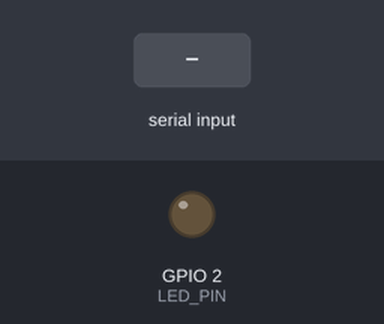
Bench run of a sketch on a simulated ESP32-S3. Parts: output pins drawn as LEDs (lit = HIGH). Inputs (shaded band) come from the test bench.

Above: at 1.2 s.
1.3 s: "1" received over the second serial link
Timing chart, 0 to 4.3 s (numbered marks = the images above; inputs shaded):
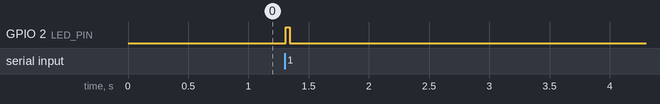

The sketch:

air_module.ino
```cpp
/*
 * AIR MODULE - Two-way Transparent Serial Bridge (ESP-NOW)
 * Hardware : ESP32 standar (DevKit)
 * Fungsi   : Pixhawk TELEM2 (Serial2) <-> ESP-NOW <-> Ground Module
 *
 * Wiring TELEM2:
 *   ESP32 GPIO16 (RX2) <- Pixhawk TELEM2 TX (pin 2)
 *   ESP32 GPIO17 (TX2) -> Pixhawk TELEM2 RX (pin 3)
 *   GND ESP32          -- GND Pixhawk (pin 6)
 *   CTS/RTS dibiarkan kosong
 *
 * Parameter Pixhawk: SERIAL2_PROTOCOL=2, SERIAL2_BAUD=115, BRD_SER2_RTSCTS=0
 *
 * LED GPIO2 (bawaan board) = status pengiriman ke Ground:
 *   - Kedip PENDEK (30 ms)  : paket dari Pixhawk terkirim DAN diterima Ground (ACK OK)
 *   - Kedip PANJANG (400 ms): paket dari Pixhawk ada, tapi GAGAL sampai ke Ground
 *                             (cek GROUND_MAC / Ground belum menyala)
 *   - Mati terus            : tidak ada data dari Pixhawk (cek wiring / parameter)
 *
 * Catatan: Tidak ada Serial.print() teks apapun. Hanya data biner murni.
 *          ESP32 Core v2.x.x
 */

#include <WiFi.h>
#include <esp_now.h>
#include <esp_wifi.h>

// =====================================================================
// !! WAJIB DIGANTI dengan MAC address board GROUND yang sekarang dipakai
// !! (ESP32 DevKit Ground). Nilai di bawah adalah MAC lama (ESP32-S3).
// =====================================================================
// const uint8_t GROUND_MAC[6] = {0x6C,0xC8,0x40,0x33,0xC9,0xA0}; // mac addres esp32 jg
const uint8_t GROUND_MAC[6] = {0x20,0x50,0x0D,0xD0,0x28,0x2C};  // mac adress esp32 ipt

#define ESPNOW_CHANNEL   1
#define SEND_BUF_SIZE    240     // batas payload per paket
#define SEND_TIMEOUT_MS  5       // kirim paket jika idle > 5 ms
#define PIX_BAUD         115200  // samakan dengan SERIAL2_BAUD=115
#define PIX_RX_PIN       16
#define PIX_TX_PIN       17
#define PIX_BUF_SIZE     4096

#define LED_PIN          2
#define LED_OK_MS        30
#define LED_FAIL_MS      400

// ---------- Buffer kirim (Pixhawk -> ESP-NOW) ----------
static uint8_t  txBuf[SEND_BUF_SIZE];
static size_t   txLen = 0;
static uint32_t lastByteTime = 0;

// ---------- Ring buffer terima (ESP-NOW -> Pixhawk) ----------
#define RING_SIZE 8192           // harus pangkat 2
static uint8_t           ring[RING_SIZE];
static volatile uint32_t ringHead = 0;   // ditulis oleh callback
static volatile uint32_t ringTail = 0;   // dibaca oleh loop

// ---------- Indikator LED ----------
static volatile int8_t sendResult = 0;   // 0 = belum ada, 1 = OK, -1 = gagal
static uint32_t        ledOffAt   = 0;

// Callback terima ESP-NOW (format ESP32 Core v2.x.x)
void OnDataRecv(const uint8_t *mac, const uint8_t *incomingData, int len) {
  for (int i = 0; i < len; i++) {
    uint32_t next = (ringHead + 1) & (RING_SIZE - 1);
    if (next == ringTail) break;         // ring penuh -> buang sisa
    ring[ringHead] = incomingData[i];
    ringHead = next;
  }
}

// Callback status kirim ESP-NOW (format ESP32 Core v2.x.x)
void OnDataSent(const uint8_t *mac, esp_now_send_status_t status) {
  sendResult = (status == ESP_NOW_SEND_SUCCESS) ? 1 : -1;
}

static void flushToEspNow() {
  if (txLen == 0) return;

  // Kirim paket. Berhasil atau gagal, buffer selalu dikosongkan
  // agar jalur tidak mampet.
  esp_now_send(GROUND_MAC, txBuf, txLen);
  txLen = 0;
}

void setup() {
  pinMode(LED_PIN, OUTPUT);
  digitalWrite(LED_PIN, LOW);

  Serial2.setRxBufferSize(PIX_BUF_SIZE);
  Serial2.begin(PIX_BAUD, SERIAL_8N1, PIX_RX_PIN, PIX_TX_PIN);

  WiFi.mode(WIFI_STA);
  WiFi.disconnect();
  esp_wifi_set_channel(ESPNOW_CHANNEL, WIFI_SECOND_CHAN_NONE);

  if (esp_now_init() != ESP_OK) {
    ESP.restart();
  }

  esp_now_register_recv_cb(OnDataRecv);
  esp_now_register_send_cb(OnDataSent);

  esp_now_peer_info_t peerInfo = {};
  memcpy(peerInfo.peer_addr, GROUND_MAC, 6);
  peerInfo.channel = ESPNOW_CHANNEL;
  peerInfo.encrypt = false;
  esp_now_add_peer(&peerInfo);
}

void loop() {
  // 0) Indikator LED (non-blocking)
  int8_t r = sendResult;
  if (r != 0) {
    sendResult = 0;
    digitalWrite(LED_PIN, HIGH);
    ledOffAt = millis() + ((r > 0) ? LED_OK_MS : LED_FAIL_MS);
  }
  if (ledOffAt != 0 && (int32_t)(millis() - ledOffAt) >= 0) {
    digitalWrite(LED_PIN, LOW);
    ledOffAt = 0;
  }

  // 1) Pixhawk -> buffer -> ESP-NOW
  while (Serial2.available() && txLen < SEND_BUF_SIZE) {
    int b = Serial2.read();
    if (b < 0) break;
    txBuf[txLen++] = (uint8_t)b;
    lastByteTime = millis();
  }

  if (txLen >= SEND_BUF_SIZE) {
    flushToEspNow();
  } else if (txLen > 0 && (millis() - lastByteTime) > SEND_TIMEOUT_MS) {
    flushToEspNow();
  }

  // 2) ESP-NOW -> ring buffer -> Pixhawk
  while (ringTail != ringHead) {
    int space = Serial2.availableForWrite();
    if (space <= 0) break;               // jangan blocking
    while (space-- > 0 && ringTail != ringHead) {
      Serial2.write(ring[ringTail]);
      ringTail = (ringTail + 1) & (RING_SIZE - 1);
    }
  }
}
```

Measured:
- after the input at 1.3 s, GPIO 2 (LED_PIN): LOW → HIGH at once, → LOW 0.03 s later
